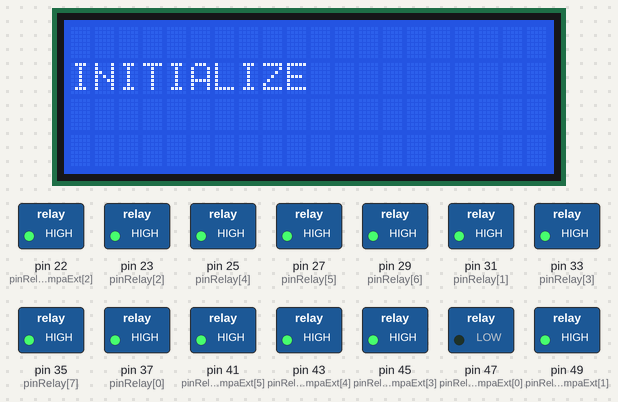
Bench run of a sketch on a simulated Arduino Mega 2560, built with avr-gcc and run on an emulated ATmega2560. Parts: 20×4 character LCD, switched loads named in the sketch (green lamp = pin HIGH). Random numbers use the default seed unless the sketch sets one; no radio packets arrive unless stated; what the sketch prints to the serial monitor is not drawn.

Above: at 1.1 s.
At 17.1 s:
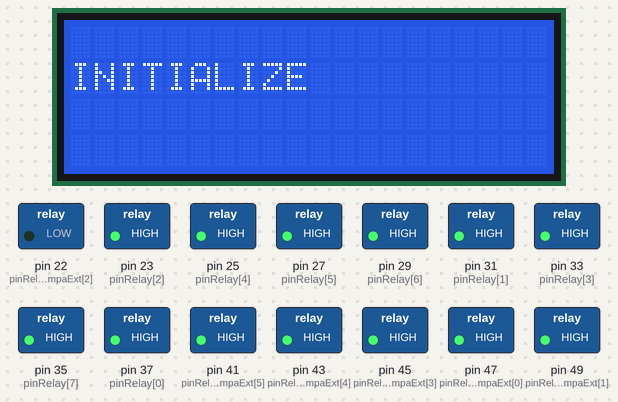
At 33.1 s:
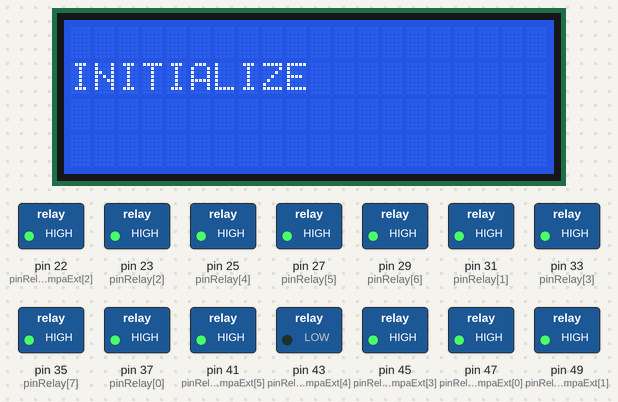
At 65.7 s:
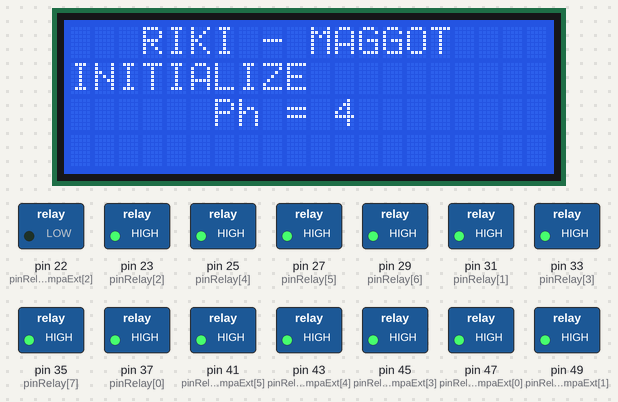
At 98.2 s:
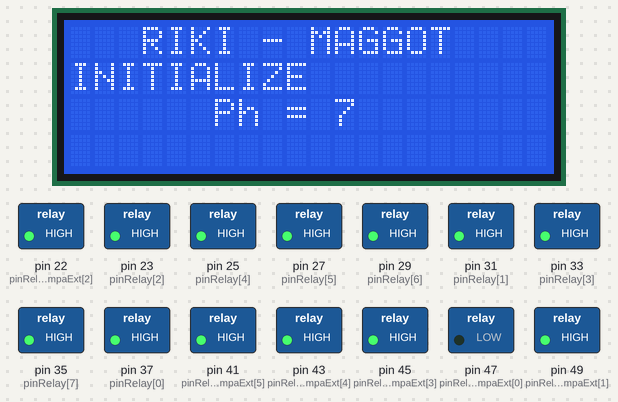
At 126.2 s:
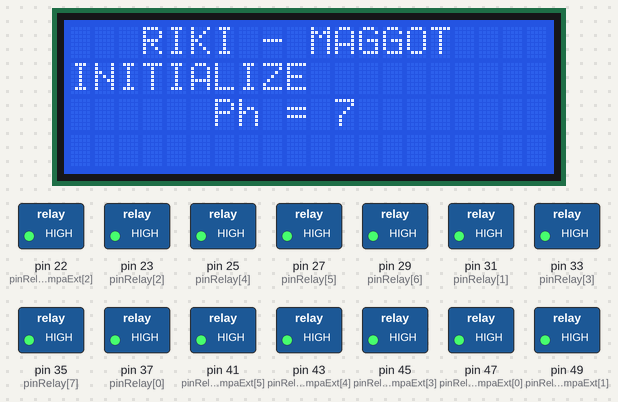
Timing chart, 0 to 127.7 s (numbered marks = the images above):
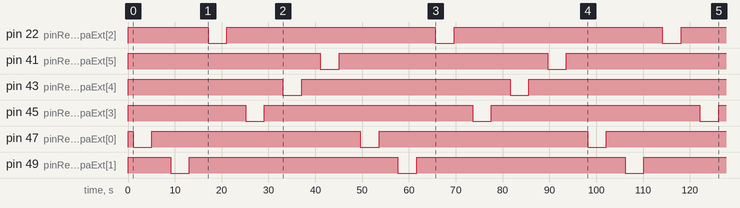

Measured:
- by itself, pin 22 (pinRelayPompaExt[2]), pin 41 (pinRelayPompaExt[5]), pin 43 (pinRelayPompaExt[4]), pin 45 (pinRelayPompaExt[3]), pin 47 (pinRelayPompaExt[0]), pin 49 (pinRelayPompaExt[1]): alternates HIGH for 44.5 s and LOW for 4.0 s

The sketch:

maggot.ino
```cpp
#include <Wire.h>
#include <LiquidCrystal_I2C.h>

LiquidCrystal_I2C lcd(0x27, 20, 4);

#define DEBUG 1

int pinRelayPompaExt[6] = {47, 49, 22, 45, 43, 41};
int pinRelay[9] = {37, 31, 23, 33, 25, 27, 29, 35, 39};
int pinDht[3] = {3, 4, 2};
int pinMoisture[3] = {A0, A1, A2};

uint8_t relay_lampu[3] = {0, 0, 0};
uint8_t relay_pompa[3] = {0, 0, 0};
uint8_t relay_kipas[3] = {0, 0, 0};
uint8_t relay_pompaExt[6] = {0, 0, 0, 0, 0, 0};

float suhu_value[3] = {0, 0, 0};
int moisture_value[3] = {0, 0, 0};
float ph_value[3] = {0, 0, 0};

void setup() {
  Serial.begin(9600);
  Lora_Init();
  PompaExt_Init();
  Relay_Init();
  Dht_Init();
  ph_Init();

  lcd.init();
  lcd.backlight();
  lcd.setCursor(0, 1);
  lcd.print("INITIALIZE");
  delay(1000);

  Serial.println("INIT");
}

void loop() {
  //  lcd.clear();
  //  LampuTengah_On();
  LoopTest_Pompa();
  //  LoopTest_Relay();
  //  bacaTemperature();
  //  bacaKelembapan();
  //  bacaMoisture();
  //  bacaPh();
  //  Control_PompaExt(1, 1);
  //  Control_PompaExt(2, 1);
  //  Control_PompaExt(3, 1);
  //  Control_PompaExt(4, 1);
  //  Control_PompaExt(5, 1);
  //  Control_PompaExt(6, 1);


  lcd.setCursor(3, 0);
  lcd.print("RIKI - MAGGOT");
  lcd.setCursor(6, 2);
  int i = random(0, 9);
  lcd.print("Ph = " + String(i));

  //  Lora_KirimData(String(suhu_value[0]) + "#" + String(suhu_value[1]) + "#" + String(suhu_value[2]) + "#"
  //                 + String(moisture_value[0]) + "#" + String(moisture_value[1]) + "#" + String(moisture_value[2]) + "#"
  //                 + String(ph_value[0]) + "#" + String(ph_value[1]) + "#" + String(ph_value[2]) + "#"
  //                 + String(relay_lampu[0]) + "#" + String(relay_lampu[1]) + "#" + String(relay_lampu[2]) + "#"
  //                 + String(relay_pompa[0]) + "#" + String(relay_pompa[1]) + "#" + String(relay_pompa[2]) + "#"
  //                 + String(relay_kipas[0]) + "#" + String(relay_kipas[1]) + "#" + String(relay_kipas[2]) + "#"
  //                 + String(relay_pompaExt[0]) + "#" + String(relay_pompaExt[1]) + "#" + String(relay_pompaExt[2]) + "#"
  //                 + String(relay_pompaExt[3]) + "#" + String(relay_pompaExt[4]) + "#" + String(relay_pompaExt[5]) + "#");

  delay(500);
}
```

PompaExtend_Handler.ino
```cpp
// 1 POMPA ATAS UP
// 2 POMPA ATAS DOWN
// 3 POMPA TENGAH UP
// 4 POMPA TENGA DOWN
// 5 POMPA BAWAH UP
// 6 POMPA BAWAH DOWN

void PompaExt_Init() {
  for (int i = 0; i < 6; i++) {
    pinMode(pinRelayPompaExt[i], OUTPUT);
    digitalWrite(pinRelayPompaExt[i], HIGH);
  }
}

void LoopTest_Pompa() {
  for (int i = 0; i < 6; i++) {
    Serial.println("LOOP TEST RELAY POMPA : " + String(i));
    digitalWrite(pinRelayPompaExt[i], LOW);
    delay(4000);
    digitalWrite(pinRelayPompaExt[i], HIGH);
    delay(4000);
  }
}
void PompaAtasUp_On() {
  Control_PompaExt(1, 1);
  relay_pompaExt[0] = 1;
}
void PompaAtasUp_Off() {
  Control_PompaExt(1, 0);
  relay_pompaExt[0] = 0;
}
void PompaAtasDown_On() {
  Control_PompaExt(2, 1);
  relay_pompaExt[1] = 1;
}
void PompaAtasDown_Off() {
  Control_PompaExt(2, 0);
  relay_pompaExt[1] = 0;
}
void PompaTengahUp_On() {
  Control_PompaExt(3, 1);
  relay_pompaExt[2] = 1;
}
void PompaTengahUp_Off() {
  Control_PompaExt(3, 0);
  relay_pompaExt[2] = 0;
}
void PompaTengahDown_On() {
  Control_PompaExt(4, 1);
  relay_pompaExt[3] = 1;
}
void PompaTengahDown_Off() {
  Control_PompaExt(4, 0);
  relay_pompaExt[3] = 0;
}
void PompaBawahUp_On() {
  Control_PompaExt(5, 1);
  relay_pompaExt[4] = 1;
}
void PompaBawahUp_Off() {
  Control_PompaExt(5, 0);
  relay_pompaExt[4] = 0;
}
void PompaBawahDown_On() {
  Control_PompaExt(6, 1);
  relay_pompaExt[5] = 1;
}
void PompaBawahDown_Off() {
  Control_PompaExt(6, 0);
  relay_pompaExt[5] = 0;
}

void Control_PompaExt(int pompa, int state) {
  int i = pompa - 1;  // 1 - 1 = 0
  if (state == 1)  digitalWrite(pinRelayPompaExt[i], LOW);
  if (state == 0)  digitalWrite(pinRelayPompaExt[i], HIGH);
}
```

Relay_Handler.ino
```cpp
// 1 Lampu Tengah
// 2 POMPA 1
// 3 POMPA 2
// 4 POMPA 3
// 5 Kipas bawah
// 6 Kipas Tengah
// 7 Kipas Atas
// 8 Lampu Bawah
// 9 Lampu Atas

void Relay_Init() {
  for (int i = 0; i < 9; i++) {
    pinMode(pinRelay[i], OUTPUT);
    digitalWrite(pinRelay[i], HIGH);
  }
}
void LampuTengah_On() {
  Control_Relay(1, 1);
  relay_lampu[1] = 1;
}
void LampuTengah_Off() {
  Control_Relay(1, 0);
  relay_lampu[1] = 0;
}
void PompaAtas_On() {
  Control_Relay(2, 1);
  relay_pompa[0] = 1;
}
void PompaAtas_Off() {
  Control_Relay(2, 0);
  relay_pompa[0] = 0;
}
void PompaTengah_On() {
  Control_Relay(3, 1);
  relay_pompa[1] = 1;
}
void PompaTengah_Off() {
  Control_Relay(3, 0);
  relay_pompa[1] = 0;
}
void PompaBawah_On() {
  Control_Relay(4, 1);
  relay_pompa[2] = 1;
}
void PompaBawah_Off() {
  Control_Relay(4, 0);
  relay_pompa[2] = 0;
}
void KipasBawah_On() {
  Control_Relay(5, 1);
  relay_kipas[2] = 1;
}
void KipasBawah_Off() {
  Control_Relay(5, 0);
  relay_kipas[2] = 0;
}
void KipasTengah_On() {
  Control_Relay(6, 1);
  relay_kipas[1] = 1;
}
void KipasTengah_Off() {
  Control_Relay(6, 0);
  relay_kipas[1] = 0;
}
void LampuBawah_On() {
  Control_Relay(8, 1);
  relay_lampu[2] = 1;
}
void LampuBawah_Off() {
  Control_Relay(8, 0);
  relay_lampu[2] = 0;
}
void KipasAtas_On() {
  Control_Relay(9, 1);
  relay_lampu[0] = 1;
}
void KipasAtas_Off() {
  Control_Relay(9, 0);
  relay_lampu[0] = 0;
}

void Control_Relay(int num, int state) {
  int i = num - 1;
  if (state == 0) digitalWrite(pinRelay[i], HIGH);
  if (state == 1) digitalWrite(pinRelay[i], LOW);
}

void LoopTest_Relay() {
  for (int i = 0; i < 9; i++) {
    Serial.println("LOOP TEST RELAY UTAMA : " + String(i));
    digitalWrite(pinRelay[i], LOW);
    delay(1000);
    digitalWrite(pinRelay[i], HIGH);
    delay(1000);
  }
}
void Control_Pompa(int pompa, int state) {
  int i = pompa - 1;  // 1 - 1 = 0
  if (state == 1)  digitalWrite(pinRelay[i], LOW);
  if (state == 0)  digitalWrite(pinRelay[i], HIGH);
}
```

dhtHandler.ino
```cpp
#include <DHT.h>
#define dht_type DHT22

DHT dht_1(pinDht[0], dht_type); // Bawah
DHT dht_2(pinDht[1], dht_type); // Atas
DHT dht_3(pinDht[2], dht_type); // Tengah

void Dht_Init() {
  dht_1.begin();
  dht_2.begin();
  dht_3.begin();
}

void bacaTemperature() {
  suhu_value[0] = dht_2.readTemperature();
  suhu_value[1] = dht_3.readTemperature();
  suhu_value[2] = dht_1.readTemperature();
  if (DEBUG) {
    Serial.println("Suhu 1 = " + String(dht_1.readTemperature()) + " C");
    Serial.println("Suhu 2 = " + String(dht_2.readTemperature()) + " C");
    Serial.println("Suhu 3 = " + String(dht_3.readTemperature()) + " C");
  }
  delay(1000);
}

void bacaKelembapan() {
  if (DEBUG) {
    Serial.println("Kelembapan 1 = " + String(dht_1.readHumidity()));
    Serial.println("Kelembapan 2 = " + String(dht_2.readHumidity()));
    Serial.println("Kelembapan 3 = " + String(dht_3.readHumidity()));
  }
  delay(1000);
}
```

loraHandler.ino
```cpp
#include <SPI.h>              // include libraries
#include <LoRa.h>

const int csPin = 53;          // LoRa radio chip select
const int resetPin = 11;       // LoRa radio reset
const int irqPin = 9;         // change for your board; must be a hardware interrupt pin

String outgoing;              // outgoing message

byte msgCount = 0;            // count of outgoing messages`
byte localAddress = 0xBB;     // address of this device
byte destination = 0xBA;      // destination to send to
long lastSendTime = 0;        // last send time
int interval = 2000;          // interval between sends

void Lora_Init() {
  Serial.println("LoRa Duplex Init");
  LoRa.setPins(csPin, resetPin, irqPin); // set CS, reset, IRQ pin

  if (!LoRa.begin(915E6)) {
    Serial.println("LoRa init failed. Check your connections.");
    while (true);
  }
  Serial.println("LoRa init succeeded.");
}

void Lora_KirimData(String outgoing) {

  // increment message ID
  LoRa.beginPacket();                   // start packet
  LoRa.write(destination);              // add destination address
  LoRa.write(localAddress);             // add sender address
  LoRa.write(msgCount);                 // add message ID
  LoRa.write(outgoing.length());        // add payload length
  LoRa.print(outgoing);                 // add payload
  LoRa.endPacket();                     // finish packet and send it
  msgCount++;

}
```

moistureHandler.ino
```cpp
float kfSensorVolts = 0.0048828125;
void bacaMoisture() {
  moisture_value[0] = analogRead(pinMoisture[1]);
  moisture_value[1] = analogRead(pinMoisture[2]);
  moisture_value[2] = analogRead(pinMoisture[0]);

  if (DEBUG) {
    Serial.println("Moisture Bawah = " + String(analogRead(pinMoisture[0])));
    Serial.println("Moisture Atas = " + String(analogRead(pinMoisture[1])));
    Serial.println("Moisture Tengah = " + String(analogRead(pinMoisture[2])));
  }
  delay(1000);
}
void bacaTeganganMoisture() {

}
```

phHandler.ino
```cpp
//int pinPh[3] = {A3, A4, A5};
//float calibration_value[3] = {21.34 + 4.0, 21.34 + 4.0, 21.34 + 4.0};
//int phval[3] = {0, 0, 0};
//unsigned long int avgval[3];
//int buffer_arr[10], buffer_arr2[10], buffer_arr3[10];
//int temp[3];
//
//void bacaPh() {
//  Serial.println("Ph 1 = " + String(getPh(pinPh[0], calibration_value[0], avgval[0], temp[0], buffer_arr)));
//  Serial.println("Ph 2 = " + String(getPh(pinPh[1], calibration_value[1], avgval[1], temp[1], buffer_arr2)));
//  Serial.println("Ph 3 = " + String(getPh(pinPh[2], calibration_value[2], avgval[2], temp[2], buffer_arr3)));
//  //  Serial.println("Ph 1 = " + String(getPh(pinPh[0])));
//  //  Serial.println("Ph 2 = " + String(getPh(pinPh[1])));
//  //  Serial.println("Ph 3 = " + String(getPh(pinPh[2])));
//  delay(1000);
//}
//float getPh(int SensorPin, float cal_value, unsigned long int avg_value, int temp_value, int buffer_arrFun[]) {
//  for (int i = 0; i < 10; i++) {
//    buffer_arrFun[i] = analogRead(SensorPin);
//    delay(30);
//  }
//  for (int i = 0; i < 9; i++)
//  {
//    for (int j = i + 1; j < 10; j++)
//    {
//      if (buffer_arrFun[i] > buffer_arrFun[j])
//      {
//        temp_value = buffer_arrFun[i];
//        buffer_arrFun[i] = buffer_arrFun[j];
//        buffer_arrFun[j] = temp_value;
//      }
//    }
//  }
//  avg_value = 0;
//  for (int i = 2; i < 8; i++)
//    avg_value += buffer_arrFun[i];
//  float volt = (float)avg_value * 5.0 / 1024 / 6;
//  float ph_act = -5.70 * volt + cal_value;
//  return ph_act;
//}
////float getPh(int _sensor_pin) {
////  int adcPH = analogRead(_sensor_pin);
////  float voltage = adcPH * 5.0 / 1022;
////  return (6.4516 * voltage) - 5.7742;
////}

////===========================================================
//int pH_Value5 = A2;
//int pH_Value4 = A1;
int pH_Value3 = A5;
int pH_Value2 = A4;
int pH_Value1 = A3;

//float Voltage5;
//float Voltage4;
float Voltage3;
float Voltage2;
float Voltage1;

//float calibration_value5 = 24.04 - 1.2;
//float calibration_value4 = 24.04 - 0.3;
float calibration_value3 = 24.04 - 3.2; // bawah
float calibration_value2 = 24.04 - 2.1; // atas
float calibration_value1 = 24.04 - 2.9; // tengah

//int phval5 = 0;
//int phval4 = 0;
int phval3 = 0;
int phval2 = 0;
int phval1 = 0;


//unsigned long int avgval5;
//unsigned long int avgval4;
unsigned long int avgval3;
unsigned long int avgval2;
unsigned long int avgval1;

//int buffer_arr5[10], temp5;
//int buffer_arr4[10], temp4;
int buffer_arr3[10], temp3;
int buffer_arr2[10], temp2;
int buffer_arr1[10], temp1;

//float ph_act5;
//float ph_act4;
float ph_act3;
float ph_act2;
float ph_act1;

void ph_Init()
{
  //  pinMode(pH_Value5, INPUT);
  //  pinMode(pH_Value4, INPUT);
  pinMode(pH_Value3, INPUT);
  pinMode(pH_Value2, INPUT);
  pinMode(pH_Value1, INPUT);
}

void bacaPh()
{
  for (int i = 0; i < 10; i++)
  {
    //    buffer_arr5[i] = analogRead(pH_Value5);
    //    buffer_arr4[i] = analogRead(pH_Value4);
    buffer_arr3[i] = analogRead(pH_Value3);
    buffer_arr2[i] = analogRead(pH_Value2);
    buffer_arr1[i] = analogRead(pH_Value1);

    delay(30);
  }
  for (int i = 0; i < 9; i++)
  {
    for (int j = i + 1; j < 10; j++)
    {
      //      if (buffer_arr5[i] > buffer_arr5[j])
      //      {
      //        temp5 = buffer_arr5[i];
      //        buffer_arr5[i] = buffer_arr5[j];
      //        buffer_arr5[j] = temp5;
      //      }
      //
      //      if (buffer_arr4[i] > buffer_arr4[j])
      //      {
      //        temp4 = buffer_arr4[i];
      //        buffer_arr4[i] = buffer_arr4[j];
      //        buffer_arr4[j] = temp4;
      //      }

      if (buffer_arr3[i] > buffer_arr3[j])
      {
        temp3 = buffer_arr3[i];
        buffer_arr3[i] = buffer_arr3[j];
        buffer_arr3[j] = temp3;
      }

      if (buffer_arr2[i] > buffer_arr2[j])
      {
        temp2 = buffer_arr2[i];
        buffer_arr2[i] = buffer_arr2[j];
        buffer_arr2[j] = temp2;
      }

      if (buffer_arr1[i] > buffer_arr1[j])
      {
        temp1 = buffer_arr1[i];
        buffer_arr1[i] = buffer_arr1[j];
        buffer_arr1[j] = temp1;
      }
    }
  }
  //  avgval5 = 0;
  //  avgval4 = 0;
  avgval3 = 0;
  avgval2 = 0;
  avgval1 = 0;

  for (int i = 2; i < 8; i++) {
    //    avgval5 += buffer_arr5[i];
    //    avgval4 += buffer_arr4[i];
    avgval3 += buffer_arr3[i];
    avgval2 += buffer_arr2[i];
    avgval1 += buffer_arr1[i];
  }
  //  float volt5 = (float)avgval5 * 5.0 / 1024 / 6;
  //  float volt4 = (float)avgval4 * 5.0 / 1024 / 6;
  float volt3 = (float)avgval3 * 5.0 / 1024 / 6;
  float volt2 = (float)avgval2 * 5.0 / 1024 / 6;
  float volt1 = (float)avgval1 * 5.0 / 1024 / 6;

  //  ph_act5 = -5.70 * volt5 + calibration_value5;
  //  ph_act4 = -5.70 * volt4 + calibration_value4;
  ph_act3 = -5.70 * volt3 + calibration_value3;
  ph_act2 = -5.70 * volt2 + calibration_value2;
  ph_act1 = -5.70 * volt1 + calibration_value1;


  //  Serial.print("pH-5 Val: ");
  //  Serial.print(ph_act5);
  //  Serial.print(" pH-4 Val: ");
  //  Serial.print(ph_act4);
  ph_value[0] = ph_act2;
  ph_value[1] = ph_act1;
  ph_value[2] = ph_act3;

  if (DEBUG) {
    Serial.print("pH-3 Val: ");
    Serial.print(ph_act3);
    Serial.println();
    Serial.print("pH-2 Val: ");
    Serial.print(ph_act2);
    Serial.println();
    Serial.print("pH-1 Val: ");
    Serial.println(ph_act1);
    Serial.println();
  }

  //  pH_Value = analogRead(pH_Value);
  //  Voltage = (float) pH_Value * (5.0 / 1023.0);
  //  ph_act = -5.70 * Voltage + calibration_value;
  //  Serial.println(String(Voltage) + " - " + String(ph_act));

}
```
